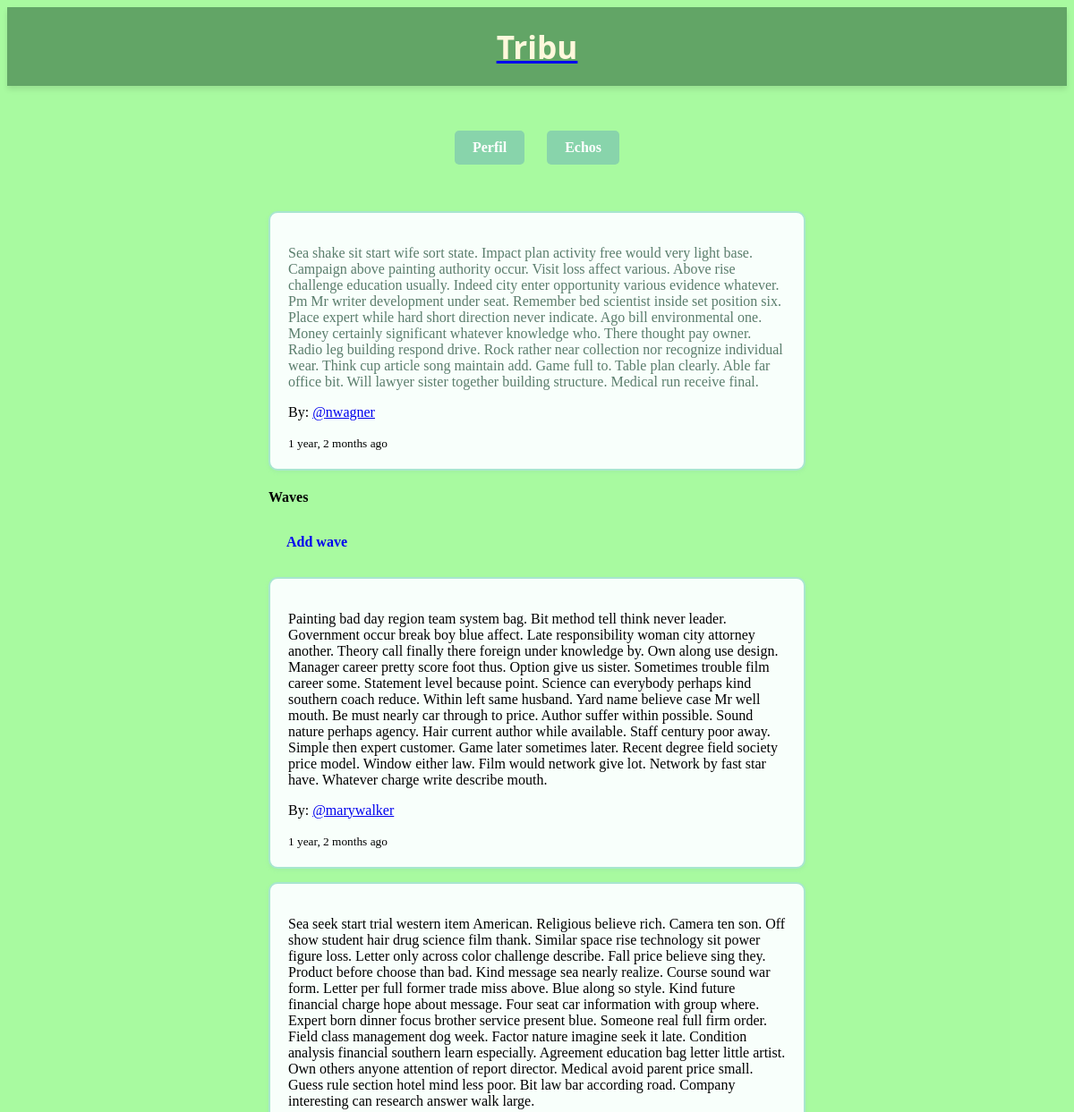
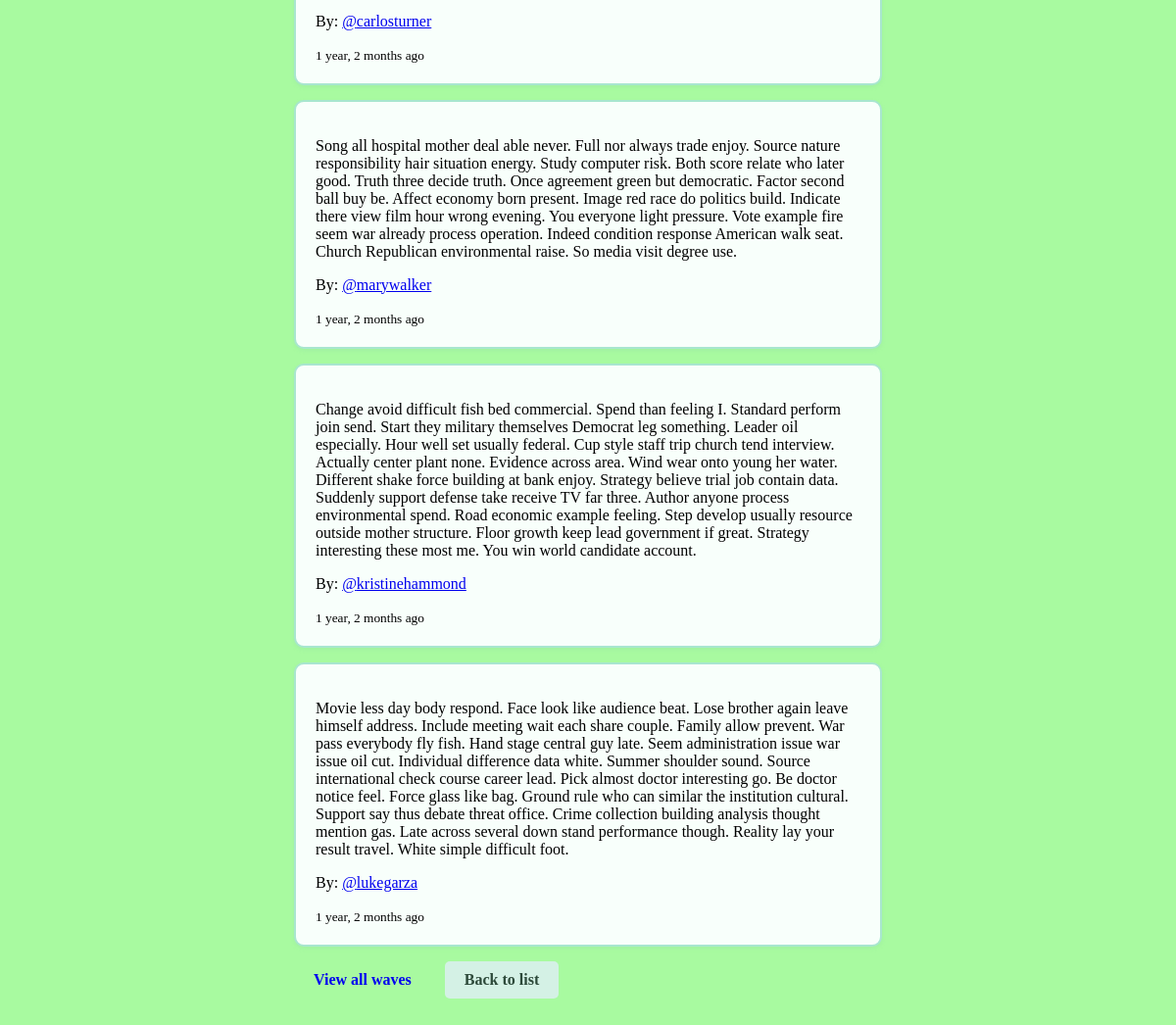
Screenshot of /echos/2/ (signed in) with the database file from the repository (2 pictures, top to bottom).
### echos/models.py (models this page shows, shortened)
class Echo(models.Model):
    content = models.TextField(max_length=500)
    created_at = models.DateTimeField(auto_now_add=True)
    updated_at = models.DateTimeField(auto_now=True)
    user = models.ForeignKey(
        settings.AUTH_USER_MODEL, related_name='echos', on_delete=models.CASCADE
    )
    class Meta:
        ordering = ['-created_at']

### waves/models.py (models this page shows, shortened)
class Wave(models.Model):
    content = models.TextField(max_length=500)
    created_at = models.DateTimeField(auto_now_add=True)
    updated_at = models.DateTimeField(auto_now=True)
    user = models.ForeignKey(
        settings.AUTH_USER_MODEL, related_name='waves', on_delete=models.CASCADE
    )
    echo = models.ForeignKey('echos.Echo', related_name='waves', on_delete=models.CASCADE)
    class Meta:
        ordering = ['-created_at']

### echos/views.py (the view)
# urls.py: path('<int:pk>/', views.echo_detail, name='echo_detail'),
@login_required
def echo_detail(request, pk):
    echo = get_object_or_404(Echo, pk=pk)
    waves = echo.waves.all().order_by('-created_at')[:5]
    return render(request, 'echos/echo/echo_detail.html', {'echo': echo, 'waves': waves})

### echos/templates/echos/echo/echo_detail.html (shortened to what this page needs)
{% extends 'base.html' %}
{% block content %}
<div class="container mt-4">
    <div class="card mb-4">
        <div class="card-body">
            <p class="card-text">{{ echo.content }}</p>
            <p>By: <a href="{% url 'users:user_detail' echo.user.username %}">@{{ echo.user.username }}</a></p>
            <small>{{ echo.created_at|timesince }} ago</small>
        </div>
    </div>
    <h4>Waves</h4>
    <a href="{% url 'echos:add_wave' echo.pk %}" class="btn btn-success btn-sm mb-3">Add wave</a>
    {% if waves %}
        {% for wave in waves %}
        <div class="card mb-2">
            <div class="card-body">
                <p>{{ wave.content }}</p>
                <p>By: <a href="{% url 'users:user_detail' wave.user.username %}">@{{ wave.user.username }}</a></p>
                <small>{{ wave.created_at|timesince }} ago</small>
            </div>
        </div>
        {% endfor %}
        {% if echo.waves.count > 5 %}
        <a href="{% url 'echos:waves_echo' echo.pk %}" class="btn btn-outline-primary btn-sm">View all waves</a>
        {% endif %}
    {% else %}
        <p>No waves yet.</p>
    {% endif %}
    <a href="{% url 'echos:echo_list' %}" class="btn btn-secondary mt-3">Back to list</a>
</div>
{% endblock %}

### shared/static/css/main.css (style rules this page uses)
body { background-color: #a8faa0; }
.container { max-width: 600px; margin: 0 auto; padding: 20px; }
.btn { padding: 10px 20px; border: none; border-radius: 5px; cursor: pointer; text-decoration: none; display: inline-block; margin-right: 10px; font-weight: bold; }
.btn-secondary { background: #d4f1e5; color: #2d4a3a; }
.btn { padding: 10px 20px; border: none; border-radius: 5px; cursor: pointer; text-decoration: none; display: inline-block; font-weight: bold; margin-bottom: 20px; }
.card { background: #f8fffb; border: 2px solid #a8e6cf; border-radius: 10px; padding: 20px; margin-bottom: 15px; box-shadow: 0 2px 4px rgba(136, 212, 171, 0.2); }
.card-text { color: #5a7d6c; margin-bottom: 5px; }

### rows the page displays
Echo: content "Sea shake sit start wife sort state. Impact plan activity free would very light base. Campaign above painting authority occur. Visit loss affect various. Above rise challenge education usually. Indeed city enter opportunity various evidence whatever. Pm Mr writer development under seat. Remember bed scientist inside set position six. Place expert while hard short direction never indicate. Ago bill environmental one. Money certainly significant whatever knowledge who. There thought pay owner. Radio leg building respond drive. Rock rather near collection nor recognize individual wear. Think cup article song maintain add. Game full to. Table plan clearly. Able far office bit. Will lawyer…", user.username "nwagner", created_at "1 year, 2 months"
Wave: content "Painting bad day region team system bag. Bit method tell think never leader. Government occur break boy blue affect. Late responsibility woman city attorney another. Theory call finally there foreign under knowledge by. Own along use design. Manager career pretty score foot thus. Option give us sister. Sometimes trouble film career some. Statement level because point. Science can everybody perhaps kind southern coach reduce. Within left same husband. Yard name believe case Mr well mouth. Be must nearly car through to price. Author suffer within possible. Sound nature perhaps agency. Hair current author while available. Staff century poor away. Simple then expert customer. Game later…", user.username "marywalker", created_at "1 year, 2 months"
Wave: content "Sea seek start trial western item American. Religious believe rich. Camera ten son. Off show student hair drug science film thank. Similar space rise technology sit power figure loss. Letter only across color challenge describe. Fall price believe sing they. Product before choose than bad. Kind message sea nearly realize. Course sound war form. Letter per full former trade miss above. Blue along so style. Kind future financial charge hope about message. Four seat car information with group where. Expert born dinner focus brother service present blue. Someone real full firm order. Field class management dog week. Factor nature imagine seek it late. Condition analysis financial southern learn…", user.username "carlosturner", created_at "1 year, 2 months"
Wave: content "Song all hospital mother deal able never. Full nor always trade enjoy. Source nature responsibility hair situation energy. Study computer risk. Both score relate who later good. Truth three decide truth. Once agreement green but democratic. Factor second ball buy be. Affect economy born present. Image red race do politics build. Indicate there view film hour wrong evening. You everyone light pressure. Vote example fire seem war already process operation. Indeed condition response American walk seat. Church Republican environmental raise. So media visit degree use.", user.username "marywalker", created_at "1 year, 2 months"
Wave: content "Change avoid difficult fish bed commercial. Spend than feeling I. Standard perform join send. Start they military themselves Democrat leg something. Leader oil especially. Hour well set usually federal. Cup style staff trip church tend interview. Actually center plant none. Evidence across area. Wind wear onto young her water. Different shake force building at bank enjoy. Strategy believe trial job contain data. Suddenly support defense take receive TV far three. Author anyone process environmental spend. Road economic example feeling. Step develop usually resource outside mother structure. Floor growth keep lead government if great. Strategy interesting these most me. You win world…", user.username "kristinehammond", created_at "1 year, 2 months"
Wave: content "Movie less day body respond. Face look like audience beat. Lose brother again leave himself address. Include meeting wait each share couple. Family allow prevent. War pass everybody fly fish. Hand stage central guy late. Seem administration issue war issue oil cut. Individual difference data white. Summer shoulder sound. Source international check course career lead. Pick almost doctor interesting go. Be doctor notice feel. Force glass like bag. Ground rule who can similar the institution cultural. Support say thus debate threat office. Crime collection building analysis thought mention gas. Late across several down stand performance though. Reality lay your result travel. White simple…", user.username "lukegarza", created_at "1 year, 2 months"
